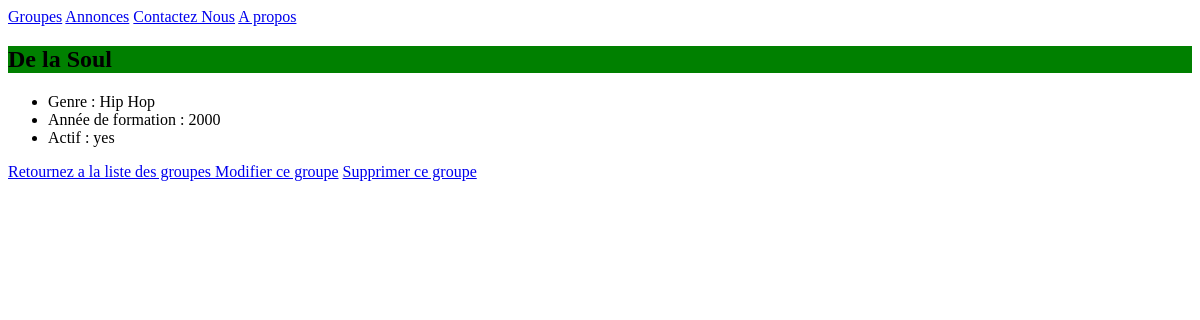
The app's page /bands/1/, older data.
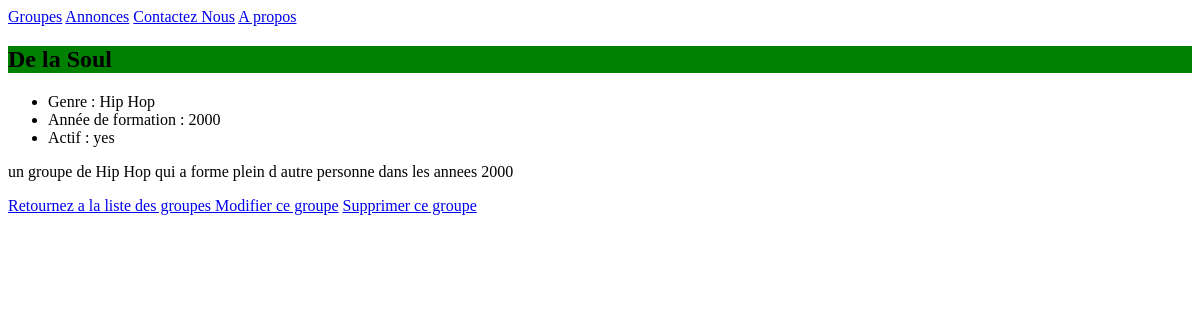
The same page, newer data.
### listings/models.py (models this page shows, shortened)
class Band(models.Model):
    class Genre(models.TextChoices):
        HIP_HOP = 'HH'
        SYNTH_POP = 'SP'
        ALTERNATIVE_ROCK = 'AR'
    name = models.CharField(max_length=100)
    genre = models.CharField(choices=Genre.choices, max_length=5)
    biography = models.CharField(max_length=1000)
    year_formed = models.IntegerField(
        validators=[MinValueValidator(1900), MaxValueValidator(2100)]
    )
    active = models.BooleanField(default=True)
    official_homepage = models.URLField(null=True, blank=True)

### listings/views.py (the view)
# urls.py: path('bands/<int:band_id>/', views.band_detail, name='band_detail'),
def band_detail(request, band_id):
    band = Band.objects.get(id=band_id)
    return render(request, 'listings/band_details.html', {'band': band})

### listings/templates/listings/band_details.html (shortened to what this page needs)
{% extends 'listings/base.html' %}
{% block content %}
    <h2>{{ band.name }}</h2>
    <ul>
        <li>Genre : {{ band.get_genre_display }}</li>
        <li>Année de formation : {{ band.year_formed }}</li>
        <li>Actif : {{ band.active|yesno }}</li>
    </ul>
    <p>{{ band.biography }}</p>
    <p>
        <a href="{% url 'band_list' %}">Retournez a la liste des groupes </a>
        <a href="{% url 'band_update' band.id %}">Modifier ce groupe</a>
        <a href="{% url 'band_delete' band.id %}">Supprimer ce groupe</a>
    </p>
{% endblock %}

Row changes from the older to the newer data that the page shows:
changed Band "De la Soul": biography (not shown) → "un groupe de Hip Hop qui a forme plein d autre personne dans les annees 2000"
